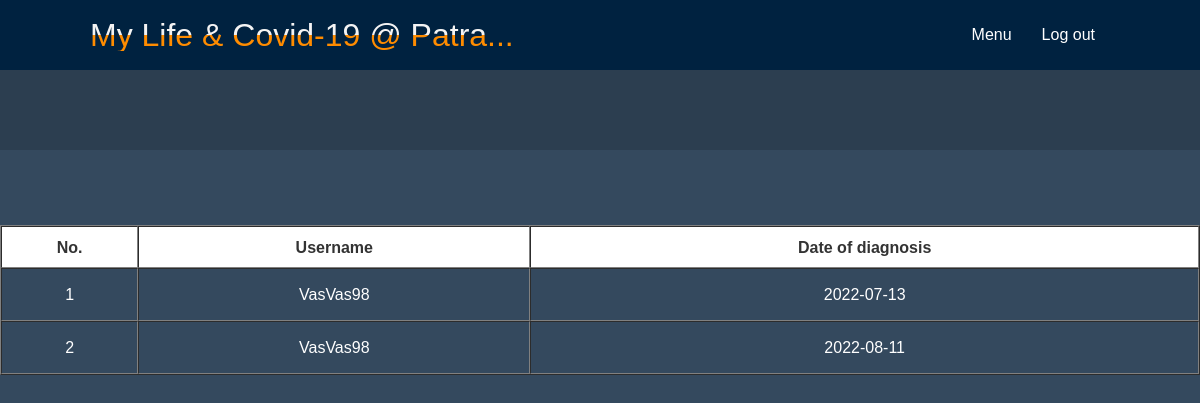
The app's page /view_patient_history.php (signed in) with its own data.
### tables this page shows
CREATE TABLE `patient` (
  `patient_username` varchar(30) NOT NULL,
  `date_of_diagnosis` date DEFAULT NULL,
  `patient_id` int(5) NOT NULL
);

### view_patient_history.php (the view, shortened to what this page needs)
<?php
  include_once 'cus_header.php';
  $username = $_SESSION["useruid"];
  include 'includes/dbh.inc.php';
  $query = "SELECT * FROM patient WHERE patient_username = '$username' ORDER BY date_of_diagnosis;";
  $run = mysqli_query($conn,$query);
?>
<!DOCTYPE html>
<html>
<head>
     <link rel="stylesheet" type="text/css" href="style8.css">
</head>
<body>
<header></header>
<table border="1" cellspacing="0" cellpadding="0">
     <tr class="heading">
       <th>No.</th>
          <th>Username</th>
          <th>Date of diagnosis</th>
     </tr>
     <?php
     $i=1;
          if ($num = mysqli_num_rows($run)>0) {
               while ($result = mysqli_fetch_assoc($run)) {
                    echo "
                         <tr class='data'>
                         <td>".$i++."</td>
                              <td>".$result['patient_username']."</td>
                              <td>".$result['date_of_diagnosis']."</td>
                         </tr>
                    ";
               }
          }
     ?>
</table>
</body>
</html>
<?php
  include_once 'footer.php';
?>

### style6.css (style rules this page uses)
:root { --primary-color: #047aed; --secondary-color: #1c3fa8; --dark-color: #002240; --light-color: #f4f4f4; --success-color: #5cb85c; --error-color: #d9534f; }
* { padding: 0; margin: 0; }
body { font-family: 'Lato', sans-serif; color: #333; line-height: 1.2; background-color: #002240; }

### style8.css (style rules this page uses)
* { padding: 0; margin: 0; box-sizing: border-box; }
body { width: 100%; height: 100%; background-color: #34495e; position: relative; font-family: 'verdana',sans-serif; }
header { width: 100%; height: 80px; background-color: #2c3e50; }
table { width: 100%; height: 100%; position: absolute; top: 150%; }
.heading { background-color: #FFFF; }
.heading th { padding: 10px 0; }
.data { text-align: center; color: #FFFF; }
.data td { padding: 15px 0; }

### records on screen
patient: patient_username "VasVas98", date_of_diagnosis "2022-07-13"
patient: patient_username "VasVas98", date_of_diagnosis "2022-08-11"
